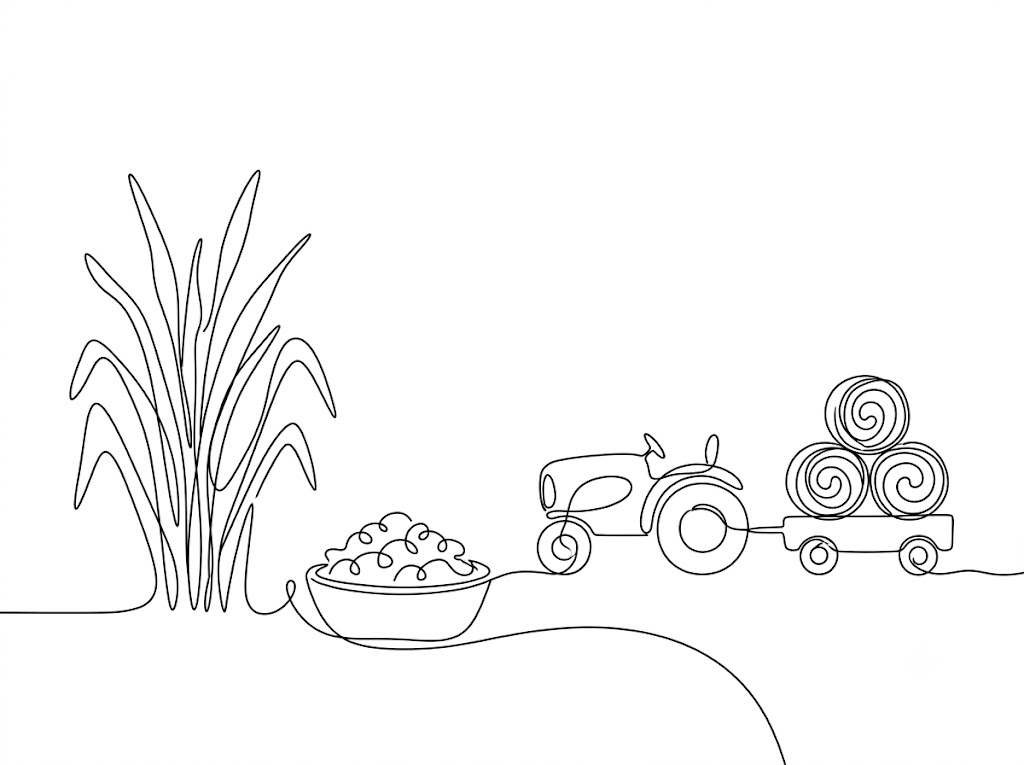
#> input picture design/doodles/3-feed.png, 1024 x 765 px
$ python trace_doodle.py ../design/doodles/3-feed.png ../design/doodles/3-feed.png
#> lines starting #> are read from the running program, lines starting #| are printed output that depends on the picture; after the words box and inside, x2 and y2 are one past the last pixel; in counts of white or black regions, pixels touching at a corner belong together
"""Trace a one-line doodle image into a single continuous SVG path (M + C only).

usage: python scripts/trace_doodle.py design/doodles/3-feed.png out/feed [--entry left|top|bottom|right] [--exit bottom|right|left] [--eps 1.5] [--work 2048] [--smooth 2] [--gap 60]
writes out_prefix.json ({w, h, d, start, end, origin, stats}; origin is the box's top-left in the image, at 1024 wide) and out_prefix.png (preview)
"""
import heapq
import json
import math
import sys
from collections import defaultdict

import numpy as np
from PIL import Image, ImageDraw

WORK_W = 1024  # trace at this width (--work); coordinates always come out at this width


def load(path, work=WORK_W):
    im = Image.open(path).convert("RGBA")
    bg = Image.new("RGBA", im.size, "white")
    bg.alpha_composite(im)
    g = bg.convert("L")
    if g.width != work:
        g = g.resize((work, round(g.height * work / g.width)), Image.LANCZOS)
    return np.asarray(g, dtype=np.uint8)


def components(mask):
    """label 8-connected components; returns list of pixel index arrays"""
    h, w = mask.shape
    seen = np.zeros_like(mask, dtype=bool)
    comps = []
    ys, xs = np.nonzero(mask)
    for y0, x0 in zip(ys, xs):
        if seen[y0, x0]:
            continue
        stack = [(y0, x0)]
        seen[y0, x0] = True
        pix = []
        while stack:
            y, x = stack.pop()
            pix.append((y, x))
            for dy in (-1, 0, 1):
                for dx in (-1, 0, 1):
                    ny, nx = y + dy, x + dx
                    if 0 <= ny < h and 0 <= nx < w and mask[ny, nx] and not seen[ny, nx]:
                        seen[ny, nx] = True
                        stack.append((ny, nx))
        comps.append(pix)
    return comps


def bridge(mask, max_gap=60):
    """join every piece of the drawing to the rest with a short pen stroke across its nearest gap"""
    mask = mask.copy()
    while True:
        comps = sorted(components(mask), key=len, reverse=True)
        if len(comps) < 2:
            return mask
        main = np.array(comps[0])
        # points per chunk, so each distance table stays ~64 MB however long the main stroke is
        step = max(1, 4_000_000 // len(main))
        best = None
        for c in comps[1:]:
            ca = np.array(c)
            for i in range(0, len(ca), step):
                chunk = ca[i : i + step]
                d2 = ((chunk[:, None, :] - main[None, :, :]) ** 2).sum(-1)
                j = np.unravel_index(np.argmin(d2), d2.shape)
                dist = math.sqrt(d2[j])
                if best is None or dist < best[0]:
                    best = (dist, tuple(chunk[j[0]]), tuple(main[j[1]]))
        if best is None or best[0] > max_gap:
            return mask
        _, (ya, xa), (yb, xb) = best
        im = Image.fromarray(mask.astype(np.uint8) * 255)
        ImageDraw.Draw(im).line([(xa, ya), (xb, yb)], fill=255, width=3)
        mask = np.asarray(im) > 0


def zhang_suen(img):
    img = img.copy().astype(np.uint8)
    changed = True
    while changed:
        changed = False
        for step in (0, 1):
            p = np.pad(img, 1)
            P2 = p[:-2, 1:-1]; P3 = p[:-2, 2:]; P4 = p[1:-1, 2:]; P5 = p[2:, 2:]
            P6 = p[2:, 1:-1]; P7 = p[2:, :-2]; P8 = p[1:-1, :-2]; P9 = p[:-2, :-2]
            nb = [P2, P3, P4, P5, P6, P7, P8, P9]
            B = sum(n.astype(int) for n in nb)
            seq = nb + [P2]
            A = sum(((seq[i] == 0) & (seq[i + 1] == 1)).astype(int) for i in range(8))
            if step == 0:
                c = (P2 * P4 * P6 == 0) & (P4 * P6 * P8 == 0)
            else:
                c = (P2 * P4 * P8 == 0) & (P2 * P6 * P8 == 0)
            rm = (img == 1) & (B >= 2) & (B <= 6) & (A == 1) & c
            if rm.any():
                img[rm] = 0
                changed = True
    return img


N8 = [(-1, -1), (-1, 0), (-1, 1), (0, -1), (0, 1), (1, -1), (1, 0), (1, 1)]


def build_graph(skel):
    """nodes: junction clusters and endpoints; edges: pixel polylines between them"""
    h, w = skel.shape
    on = set(zip(*np.nonzero(skel)))

    def nbrs(p):
        y, x = p
        return [(y + dy, x + dx) for dy, dx in N8 if (y + dy, x + dx) in on]

    deg = {p: len(nbrs(p)) for p in on}
    junc = {p for p in on if deg[p] > 2}
    # cluster adjacent junction pixels into one node
    node_of = {}
    nodes = []
    for p in junc:
        if p in node_of:
            continue
        idx = len(nodes)
        stack = [p]
        node_of[p] = idx
        cl = []
        while stack:
            q = stack.pop()
            cl.append(q)
            for r in nbrs(q):
                if r in junc and r not in node_of:
                    node_of[r] = idx
                    stack.append(r)
        cy = sum(c[0] for c in cl) / len(cl)
        cx = sum(c[1] for c in cl) / len(cl)
        nodes.append({"p": (cx, cy), "pix": cl})
    for p in on:
        if deg[p] <= 1 and p not in node_of:
            node_of[p] = len(nodes)
            nodes.append({"p": (p[1], p[0]), "pix": [p]})

    edges = []
    used = set()  # (a, b) pixel steps already walked

    def walk(start_node, first):
        path = [first]
        prev = None
        cur = first
        # the start pixel of the node nearest `first`
        while True:
            if cur in node_of and len(path) > 1:
                return node_of[cur], path
            if cur in node_of and node_of[cur] != start_node:
                return node_of[cur], path
            nxt = [r for r in nbrs(cur) if r != prev and r not in path[-3:]]
            # never step back into the start cluster once out of it
            nxt = [r for r in nxt if not (r in node_of and node_of[r] == start_node and len(path) < 3)]
            if not nxt:
                return None, path
            # prefer 4-neighbours (avoid diagonal shortcuts past a pixel)
            nxt.sort(key=lambda r: (r in node_of) * -1 + (abs(r[0] - cur[0]) + abs(r[1] - cur[1])))
            node_hit = [r for r in nxt if r in node_of]
            r = node_hit[0] if node_hit else nxt[0]
            if (cur, r) in used:
                return None, path
            used.add((cur, r)); used.add((r, cur))
            prev = cur
            cur = r
            path.append(cur)

    for ni, nd in enumerate(nodes):
        for px in nd["pix"]:
            for r in nbrs(px):
                if r in node_of and node_of[r] == ni:
                    continue
                if (px, r) in used:
                    continue
                used.add((px, r)); used.add((r, px))
                end, path = walk(ni, r)
                if end is None:
                    continue
                pts = [(px[1], px[0])] + [(q[1], q[0]) for q in path]
                edges.append([ni, end, pts])
    # isolated loops (no node at all)
    covered = set()
    for _, _, pts in edges:
        covered.update((int(y), int(x)) for x, y in pts)
    for nd in nodes:
        covered.update(nd["pix"])
    rest = on - covered
    while rest:
        p = next(iter(rest))
        idx = len(nodes)
        nodes.append({"p": (p[1], p[0]), "pix": [p]})
        node_of[p] = idx
        loop = [p]
        prev, cur = None, p
        while True:
            nx = [r for r in nbrs(cur) if r != prev and r in rest and r not in loop]
            if not nx:
                break
            prev, cur = cur, nx[0]
            loop.append(cur)
        pts = [(q[1], q[0]) for q in loop] + [(p[1], p[0])]
        edges.append([idx, idx, pts])
        rest -= set(loop)
    return nodes, edges


def plen(pts):
    return sum(math.dist(pts[i], pts[i + 1]) for i in range(len(pts) - 1))


def prune(nodes, edges, spur):
    """drop short dead-end spurs, repeatedly"""
    for _ in range(3):
        deg = defaultdict(int)
        for a, b, _ in edges:
            deg[a] += 1
            deg[b] += 1
        keep = []
        for e in edges:
            a, b, pts = e
            if a != b and (deg[a] == 1 or deg[b] == 1) and deg[a] + deg[b] > 2 and plen(pts) < spur:
                continue
            keep.append(e)
        edges = keep
    return edges


def graph_components(n, edges):
    adj = defaultdict(list)
    for i, (a, b, _) in enumerate(edges):
        adj[a].append(i)
        adj[b].append(i)
    seen = set()
    comps = []
    for i in range(len(edges)):
        if i in seen:
            continue
        stack = [i]
        seen.add(i)
        comp = []
        while stack:
            k = stack.pop()
            comp.append(k)
            for nd in edges[k][:2]:
                for j in adj[nd]:
                    if j not in seen:
                        seen.add(j)
                        stack.append(j)
        comps.append(comp)
    return comps


def dijkstra(adj, src):
    dist = {src: 0}
    prev = {}
    pq = [(0, src)]
    while pq:
        d, u = heapq.heappop(pq)
        if d > dist.get(u, 1e18):
            continue
        for v, w, ei in adj[u]:
            nd = d + w
            if nd < dist.get(v, 1e18):
                dist[v] = nd
                prev[v] = (u, ei)
                heapq.heappush(pq, (nd, v))
    return dist, prev


def euler_route(nodes, edges, start, end):
    """an edge sequence from start to end covering every edge, retracing the fewest"""
    adj = defaultdict(list)
    for i, (a, b, pts) in enumerate(edges):
        w = plen(pts)
        adj[a].append((b, w, i))
        adj[b].append((a, w, i))
    deg = defaultdict(int)
    for a, b, _ in edges:
        deg[a] += 1
        deg[b] += 1
    odd = {v for v in deg if deg[v] % 2}
    # the route's own ends should be the odd ones out
    for v in (start, end):
        if start == end:
            break
        odd ^= {v}
    odd = list(odd)
    # greedy matching of odd nodes by shortest path, duplicating those paths
    dup = []
    dists = {v: dijkstra(adj, v) for v in odd}
    pairs = []
    for i, u in enumerate(odd):
        for v in odd[i + 1:]:
            if v in dists[u][0]:
                pairs.append((dists[u][0][v], u, v))
    pairs.sort()
    matched = set()
    for d, u, v in pairs:
        if u in matched or v in matched:
            continue
        matched.update((u, v))
        prev = dists[u][1]
        x = v
        while x != u:
            px, ei = prev[x]
            dup.append(ei)
            x = px
    multi = list(range(len(edges))) + dup
    # Hierholzer over the multigraph
    inc = defaultdict(list)
    for k, ei in enumerate(multi):
        a, b, _ = edges[ei]
        inc[a].append(k)
        inc[b].append(k)
    usedk = [False] * len(multi)

    def other(k, v):
        a, b, _ = edges[multi[k]]
        return b if v == a else a

    def leave(k, v, n=8):
        """unit heading as the pen leaves v along multi-edge k"""
        a, b, pts = edges[multi[k]]
        p = pts if (a == v) else pts[::-1]
        q = p[min(n, len(p) - 1)]
        dx, dy = q[0] - p[0][0], q[1] - p[0][1]
        l = math.hypot(dx, dy) or 1
        return dx / l, dy / l

    def arrive(k, v, n=8):
        """unit heading as the pen arrives at v along multi-edge k"""
        hx, hy = leave(k, v, n)
        return -hx, -hy

    # like a pen: at every crossing carry straight on along the least-turning stroke
    stack = [(start, None, None)]
    out = []
    while stack:
        v, k_in, heading = stack[-1]
        free = [k for k in inc[v] if not usedk[k]]
        if free:
            if heading is None:
                k = free[0]
            else:
                k = max(free, key=lambda k: heading[0] * leave(k, v)[0] + heading[1] * leave(k, v)[1])
            usedk[k] = True
            w = other(k, v)
            stack.append((w, k, arrive(k, w)))
        else:
            stack.pop()
            if k_in is not None:
                out.append((k_in, v))
    out.reverse()
    # out: list of (multi-edge k, node arrived at); orient each edge
    seq = []
    cur = start
    for k, arrive in out:
        a, b, pts = edges[multi[k]]
        p = list(pts if (a == b or a == cur) else pts[::-1])
        # join edges exactly at the node's centre
        p[0] = nodes[cur]["p"]
        p[-1] = nodes[arrive]["p"]
        seq.append(p)
        cur = arrive
    return seq, len(dup), sum(usedk) == len(multi)


def smooth(pts, k=4):
    if len(pts) < 5:
        return pts
    a = np.array(pts, dtype=float)
    out = a.copy()
    for i in range(1, len(a) - 1):
        lo, hi = max(0, i - k), min(len(a), i + k + 1)
        out[i] = a[lo:hi].mean(axis=0)
    return [tuple(p) for p in out]


def rdp(pts, eps):
    if len(pts) < 3:
        return pts
    a = np.array(pts)
    s, e = a[0], a[-1]
    d = e - s
    n = np.hypot(*d)
    if n == 0:
        dist = np.hypot(*(a - s).T)
    else:
        dist = np.abs(d[0] * (a[:, 1] - s[1]) - d[1] * (a[:, 0] - s[0])) / n
    i = int(np.argmax(dist))
    if dist[i] > eps:
        return rdp(pts[: i + 1], eps)[:-1] + rdp(pts[i:], eps)
    return [pts[0], pts[-1]]


def to_cubics(pts):
    """Catmull-Rom through the points -> cubic segments [(c1, c2, p)]"""
    segs = []
    n = len(pts)
    for i in range(n - 1):
        p0 = pts[i - 1] if i > 0 else pts[i]
        p1, p2 = pts[i], pts[i + 1]
        p3 = pts[i + 2] if i + 2 < n else pts[i + 1]
        c1 = (p1[0] + (p2[0] - p0[0]) / 6, p1[1] + (p2[1] - p0[1]) / 6)
        c2 = (p2[0] - (p3[0] - p1[0]) / 6, p2[1] - (p3[1] - p1[1]) / 6)
        segs.append((c1, c2, p2))
    return segs


def pick_end(nodes, edges, side, w, h, avoid=None):
    deg = defaultdict(int)
    for a, b, _ in edges:
        deg[a] += 1
        deg[b] += 1
    ends = [v for v in deg if deg[v] == 1 and v != avoid]
    if not ends:
        ends = [v for v in deg if v != avoid]

    def score(v):
        x, y = nodes[v]["p"]
        return {"left": x, "right": w - x, "top": y, "bottom": h - y}[side]

    return min(ends, key=score)


def main():
    src, out = sys.argv[1], sys.argv[2]
    opts = dict(zip(sys.argv[3::2], sys.argv[4::2]))
    entry = opts.get("--entry", "left")
    exit_ = opts.get("--exit", "bottom")
    eps = float(opts.get("--eps", "0.9"))
    work = int(opts.get("--work", WORK_W))
    k = int(opts.get("--smooth", "4"))
    # fine detail (hand lettering) traces at a higher resolution, then scales back
    s = WORK_W / work
    g = load(src, work)
#> in load, im is the input picture: PIL image 1024x765 RGBA; mean R, G, B, A 247.3, 247.3, 247.3, 255
    h, w = g.shape
    mask = g < 150
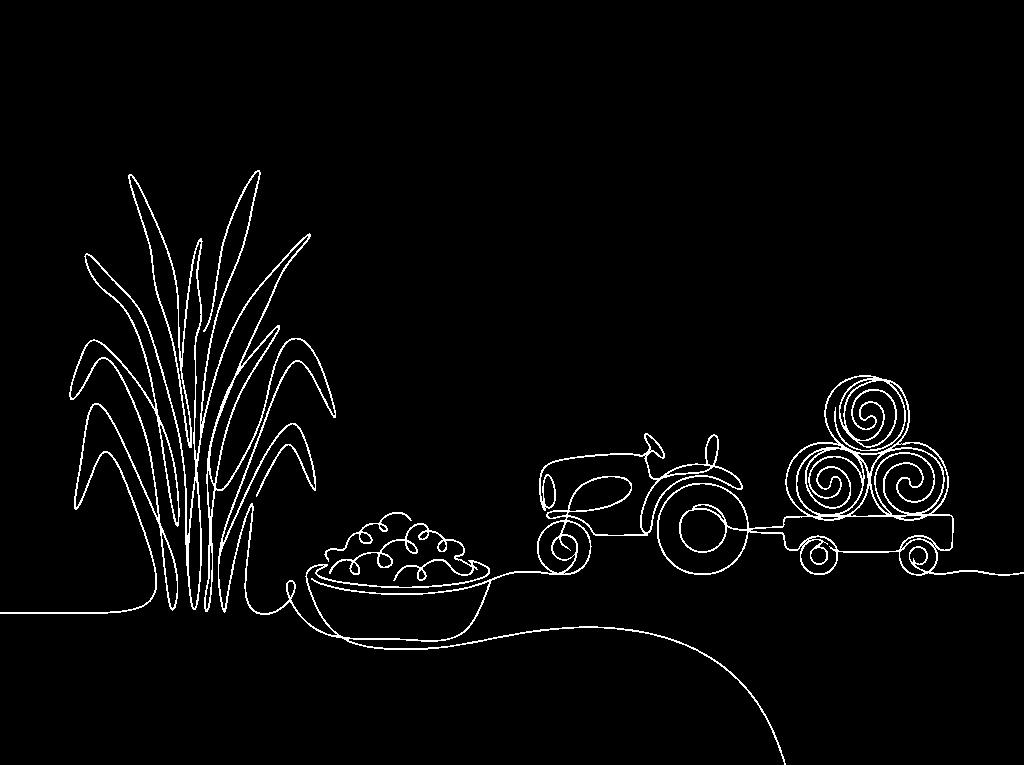
#> mask: shape (765, 1024) bool; 3.1% white in thin lines or dots, all inside (x1, y1, x2, y2) = (0, 170, 1024, 765)
    # drop specks (and the faint corner mark)
    comps = components(mask)
#> the loop in components, `for y0, x0 in zip(ys, xs):` made 24197 passes
#> (y0, x0) on passes 1 to 3: (170, 257), (170, 258), (170, 259)
#> after the loop in components, `for y0, x0 in zip(ys, xs):`: comps = 3 items
#> comps = 3 items
    big = max(len(c) for c in comps)
#> big = 16990
    keepmask = np.zeros_like(mask)
    small = []
    for c in comps:
        if len(c) >= max(60, big * 0.004):
            for y, x in c:
                keepmask[y, x] = True
        else:
            small.append(len(c))
#> this loop made 3 passes
#> after the loop, small = []
    keepmask = bridge(keepmask, int(opts.get("--gap", "60")))
#> the loop in bridge, `while True:` made 3 passes
#> step on passes 1 to 2: 235, 230
    skel = zhang_suen(keepmask.astype(np.uint8))
#> after the loop in zhang_suen, `while changed:`:
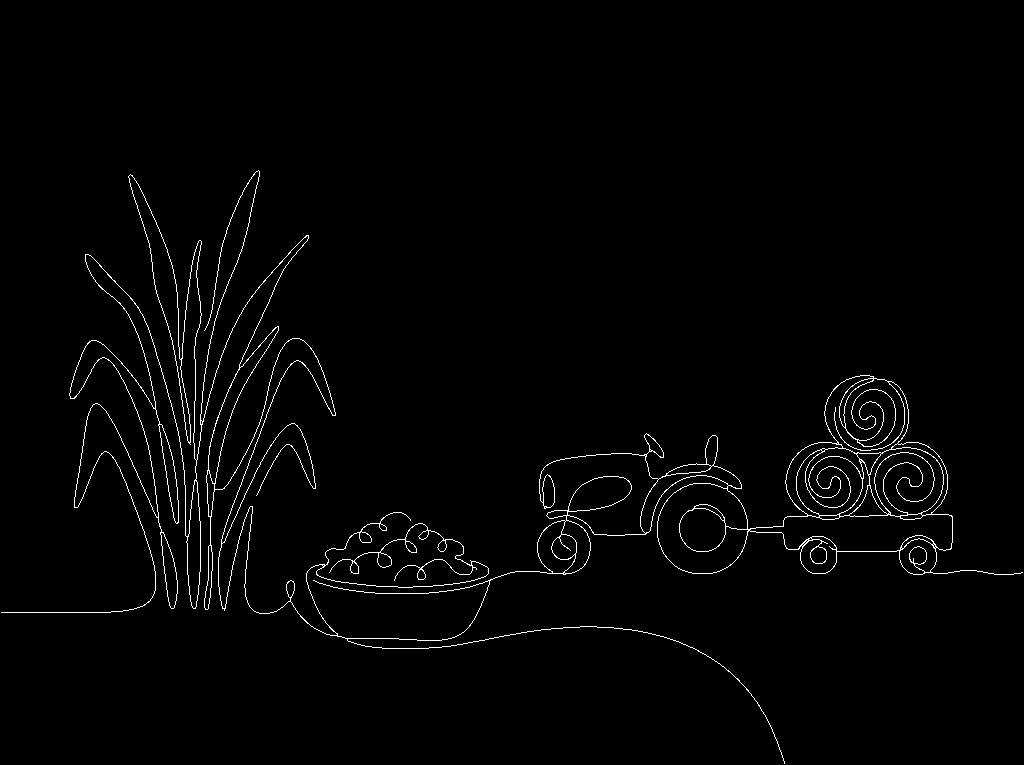
#> img: shape (765, 1024); values 0 (black) and 1 (white), 1.6% white in thin lines or dots, all inside (x1, y1, x2, y2) = (1, 170, 1023, 764)
    nodes, edges = build_graph(skel)
#> in build_graph, `on = set(zip(*np.nonzero(skel)))`: on = 12232 items
#> (the rest of the program and of its run is left out)
